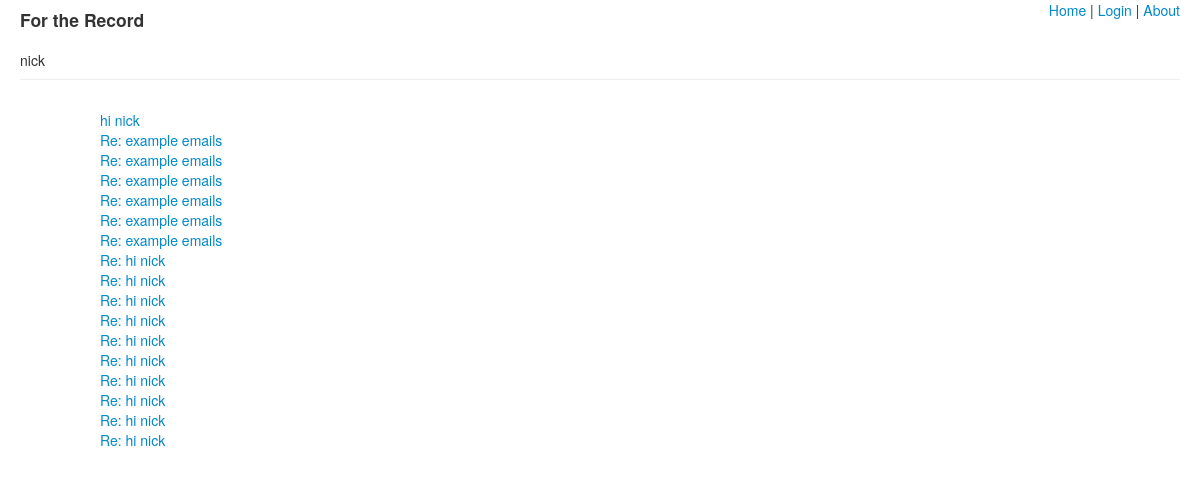
Page /a/nick on the committed database.
### models.py (models this page shows, shortened)
class Account(Base):
    __tablename__ = "account"
    name = Column(String, unique=True)
    email = Column(String, primary_key=True)

class Response(Base):
    __tablename__ = "response"
    id = Column(Integer, primary_key=True)
    from_email = Column(String, ForeignKey('account.email'))
    to_email = Column(String)
    subject = Column(String)
    body_plain = Column(String)
    raw_html = Column(String)
    cleaned_html = Column(String)
    date_post = Column(DateTime)
    everything = Column(String)
    account = relationship("Account", backref=backref('responses', order_by=date_post))
    def make_url(self):
        return '/r/%d' % self.id

### serv.py (the view)
@app.route("/a/<account_name>")
def list_responses(account_name):
    a = session.query(Account).filter_by(name=account_name).first()
    responses = session.query(Response).filter_by(from_email=a.email).all()
    return render_template('list_posts.html', responses=responses, account=a)

### serv.py (called while the page is built)
@app.teardown_request
def shutdown_session(exception=None):
    session.remove()

### templates/list_posts.html (shortened to what this page needs)
{% extends 'layout.html' %}
{% block header %}
{{ account.name }}
{% endblock %}
{% block body %}
{% for resp in responses %}
<div class=row> <div class='span10 offset1'>
    <a href="{{ resp.make_url() }}">{{ resp.subject }}</a>
</div></div>
{% endfor %}
{% endblock %}

### templates/layout.html (shortened to what this page needs)
{% from 'util.jinja2.html' import link_tag, script_tag %}
<!DOCTYPE html>
<html>
  <head>
    <link href="/static/bootstrap-responsive.css" rel="stylesheet">
    <link href="/static/bootstrap.css" rel="stylesheet">
    <link href="/static/style.css" rel="stylesheet">
  </head>
  <body>
    <div class="nav-corner row-fluid">
      <div class="span3 logo">
        <h4>For the Record</h4>
      </div>
      <div class="span4 offset5">
        <div class="inner-nc">
          <a href="/">Home</a> |
          <a href="/login">Login</a> |
          <a href="/about">About</a>
        </div>
      </div>
    </div>
    <div class="page-header">
      {% block header %}
      {% endblock %}
    </div>
    <div class="funcontainer">
      {% block body %}
      {% endblock %}
    </div>
  </body>
  </html>

### static/style.css (style rules this page uses)
body { padding-right: 20px; padding-left: 20px; }
div.page-header { margin-top: 10px; }
div.inner-nc { float: right; }

### rows in the picture
Account: name "nick"
Response: subject "hi nick"
Response: subject "Re: example emails"
Response: subject "Re: example emails"
Response: subject "Re: example emails"
Response: subject "Re: example emails"
Response: subject "Re: example emails"
Response: subject "Re: example emails"
Response: subject "Re: hi nick"
Response: subject "Re: hi nick"
Response: subject "Re: hi nick"
Response: subject "Re: hi nick"
Response: subject "Re: hi nick"
Response: subject "Re: hi nick"
Response: subject "Re: hi nick"
Response: subject "Re: hi nick"
Response: subject "Re: hi nick"
Response: subject "Re: hi nick"
